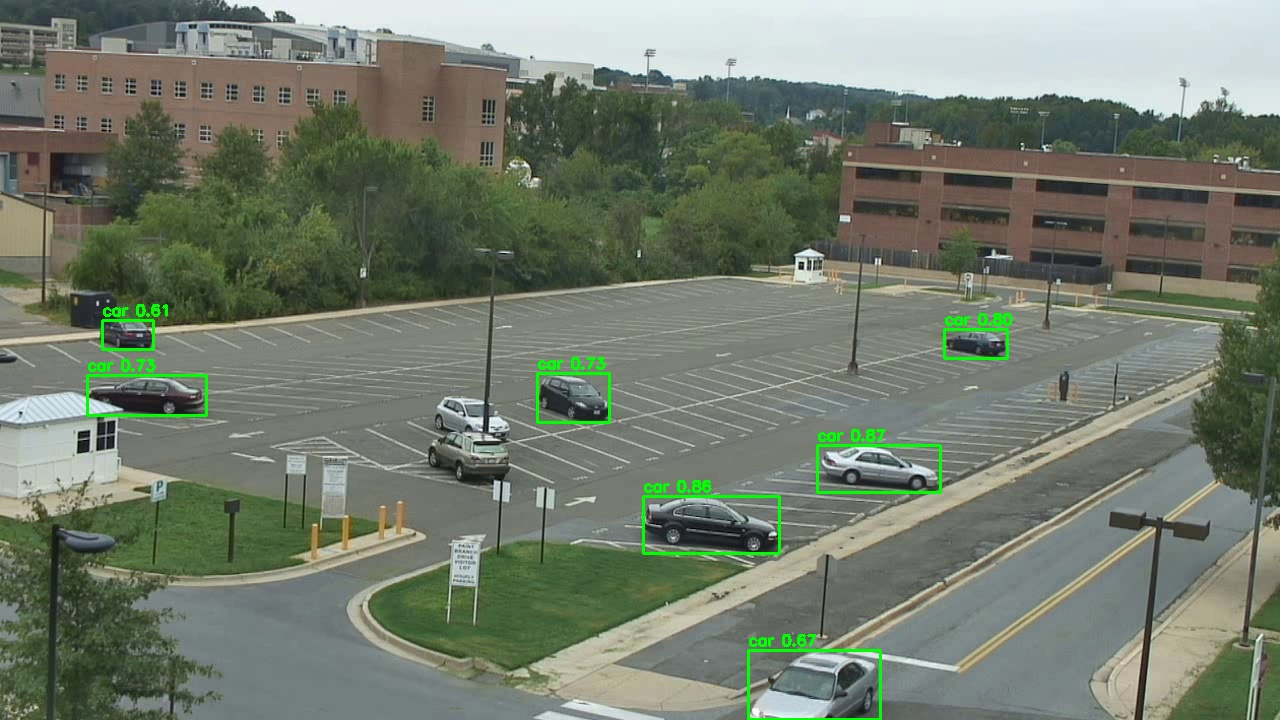
#> input picture Summarization_Pipeline/assets/obj-det.jpg, 1280 x 720 px; its folder holds only this picture in this run
$ python -i frame_processor.py   (imports and definitions only)
#> lines starting #> are read from the running program, lines starting #| are printed output that depends on the picture; after the words box and inside, x2 and y2 are one past the last pixel; in counts of white or black regions, pixels touching at a corner belong together
#> further down, picture is the input picture: shape (720, 1280, 3); mean B, G, R 108.7, 123.6, 114.9
import cv2
import os
import numpy as np
import logging

logger = logging.getLogger(__name__)


_FACE_NET = None
_FACE_NET_PROTO = None

def _get_face_detector():
    global _FACE_NET
    if _FACE_NET is None:
        #lightweight fallback
        _FACE_NET = cv2.CascadeClassifier(
            cv2.data.haarcascades + "haarcascade_frontalface_default.xml"
        )
    return _FACE_NET


def _blur_faces(frame: np.ndarray) -> np.ndarray:
    # Detect faces and apply a strong Gaussian blur over each bounding box.
    # Falls back gracefully if the cascade fails to load.
    try:
        detector = _get_face_detector()
        gray = cv2.cvtColor(frame, cv2.COLOR_BGR2GRAY)
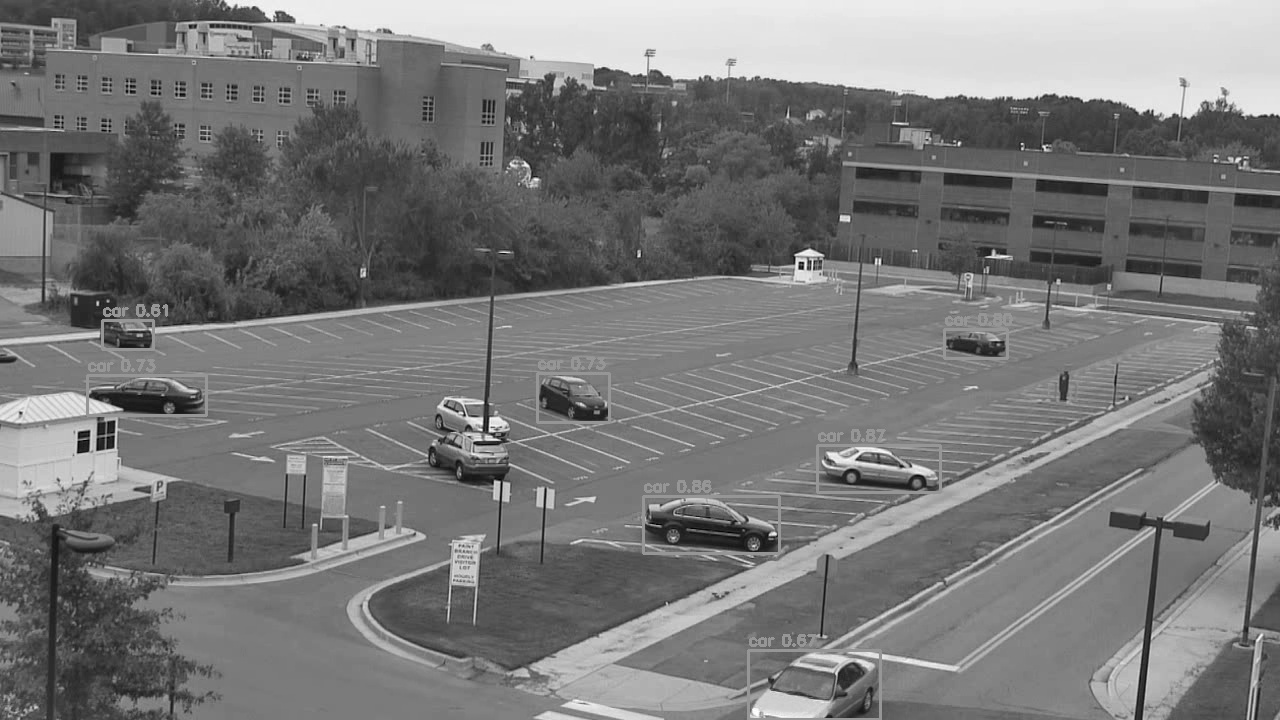
#> gray: shape (720, 1280); min 0, max 255, mean 119.3
        faces = detector.detectMultiScale(
            gray, scaleFactor=1.1, minNeighbors=5, minSize=(30, 30)
        )
#> faces = [[496, 544, 52, 52]]
        for (x, y, w, h) in faces:
            roi = frame[y : y + h, x : x + w]
            k = max(51, (w // 5) | 1)
            frame[y : y + h, x : x + w] = cv2.GaussianBlur(roi, (k, k), 0)
#> this loop made 1 pass
#> (x, y, w, h, k) on pass 1: (496, 544, 52, 52, 51)
#> pass 1, in _blur_faces, `roi = frame[y : y + h, x : x + w]`:
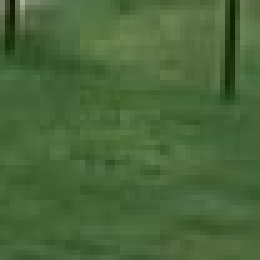
#> roi: shape (52, 52, 3) (shown 5 times larger); mean B, G, R 57.9, 101.8, 73.5
#> after the loop: frame: shape (720, 1280, 3); 0.29% of pixels changed, all inside (x1, y1, x2, y2) = (496, 544, 548, 596)
#> after the loop:
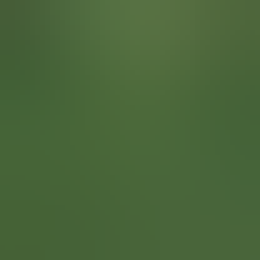
#> roi: shape (52, 52, 3) (shown 5 times larger); mean B, G, R 57.8, 101.8, 73.4
        return frame
    except Exception as exc:
        logger.warning(f"face blurring failed (skipping): {exc}")
        return frame


def save_frame(
    base_dir: str,
    cam_id: str,
    frame_id: int,
    frame: np.ndarray,
    stage: str = "selected_frames",
    blur_faces: bool = True,
    target_size: tuple = (640, 360),
) -> str:

    path = os.path.join(base_dir, cam_id, stage)
    os.makedirs(path, exist_ok=True)
    frame = cv2.resize(frame, target_size)
    if blur_faces:
        frame = _blur_faces(frame)

    file_path = os.path.join(path, f"frame_{frame_id:06d}.jpg")
    ok = cv2.imwrite(file_path, frame, [cv2.IMWRITE_JPEG_QUALITY, 85])
    if not ok:
        logger.error(f"failed to write frame: {file_path}")
        return ""

    return file_path

>>> import cv2
>>> picture = cv2.imread('assets/obj-det.jpg')
>>> result = _blur_faces(picture)
